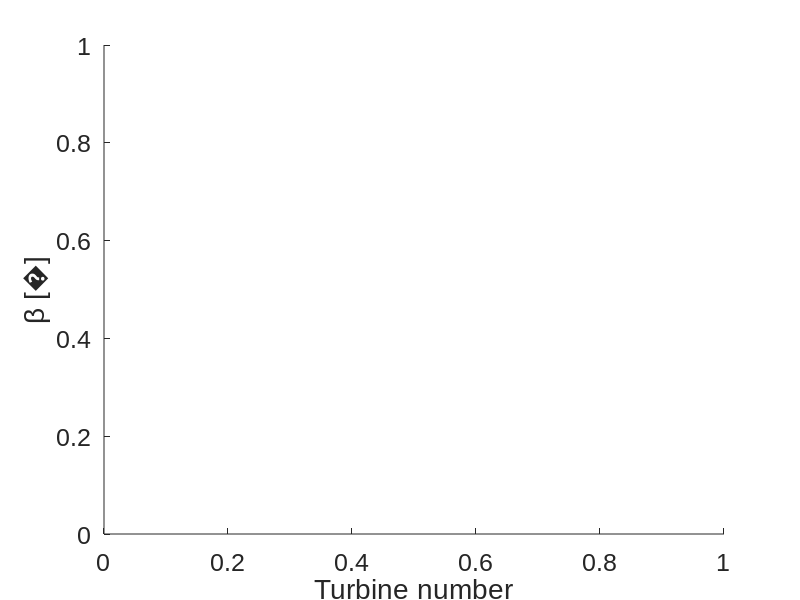

The MATLAB script that drew this image: (Note: this script raises an error after producing the figure.)
%Script to plot the results from studying the effect of the initial point.
close all
clear all

cd 'C:\Users\mfram\Documents\GitHub\wind-farm-control-thesis\results\optimisation'

intPoints = [0 1 2 3];

pitchSize = [0 0 0.5 0.7];
fontSize = 18;
lineWidth = 1.8;
markerSize = 8;

clrs = { 'b-*','b:o','b--d';'r-*','r:o','r--d';'k-*','k:o','k--d';'c-*','c:o','c--d' };
clrs2 = { 'b-o','r-o','k-o','c-o';'b--*','r--*','k--*','c--*' };
clrs3 = { 'b-*','r-*','k-*','c-*' };

%----------------------------------------------------------------------------------------------------------------------
%----------------------------------------------------------------------------------------------------------------------
%Figure to show beta vs turbine number, for all x0 & objectives.

figure('units','normalized','position',pitchSize)

set(gcf,'color','w'); %Set background color
set(gca, 'FontName', 'Arial'); %Set font type and size of axis labels
set(gca, 'FontSize', fontSize);

ylabel(['\beta [' char(176) ']']);
xlabel('Turbine number');

legend('Location','southoutside','NumColumns',4);
legend('boxoff');

for i = 1:length(intPoints)
    wrkspace = ['opt_x0_' num2str(intPoints(i)) '.mat'];
    load(wrkspace)

    hold on

    for j = 1:length(objs)
        curStruct = struct_x0.resultArray{j};

        x = curStruct.turbineNumber;
        y = curStruct.pitchSettings;

        lgdEntry = ['x_{0}^{' num2str(intPoints(i)) '}, obj=' num2str(objs(j))];

        plot(x,y,clrs{i,j},'LineWidth', lineWidth,'MarkerSize',markerSize,'DisplayName',lgdEntry);

        legend('-DynamicLegend')
    end

    hold off

    xticks(curStruct.turbineNumber);
end

print('opt_varyIntpoint_betaVsTurbine','-depsc');

%----------------------------------------------------------------------------------------------------------------------
%----------------------------------------------------------------------------------------------------------------------
%Figure to show turbine power vs turbine number, for all x0 & objectives.

figure('units','normalized','position',pitchSize)

set(gcf,'color','w'); %Set background color
set(gca, 'FontName', 'Arial'); %Set font type and size of axis labels
set(gca, 'FontSize', fontSize);

ylabel('Average power [kW]')
xlabel('Turbine number');

legend('Location','southoutside','NumColumns',4);
legend('boxoff');

for i = 1:length(intPoints)
    wrkspace = ['opt_x0_' num2str(intPoints(i)) '.mat'];
    load(wrkspace)

    hold on

    for j = 1:length(objs)
        curStruct = struct_x0.resultArray{j};

        x = curStruct.turbineNumber;
        y = curStruct.turbinePower;

        lgdEntry = ['x_{0}^{' num2str(intPoints(i)) '}, obj=' num2str(objs(j))];

        plot(x,y,clrs{i,j},'LineWidth', lineWidth,'MarkerSize',markerSize,'DisplayName',lgdEntry);

        legend('-DynamicLegend')
    end

    hold off

    xticks(curStruct.turbineNumber);
end

print('opt_varyIntpoint_powerVsTurbine','-depsc');

%----------------------------------------------------------------------------------------------------------------------
%----------------------------------------------------------------------------------------------------------------------
%Figure to show turbine loads vs turbine number, for all x0 & objectives.

figure('units','normalized','position',pitchSize)

set(gcf,'color','w'); %Set background color
set(gca, 'FontName', 'Arial'); %Set font type and size of axis labels
set(gca, 'FontSize', fontSize);

ylabel('\sigma_{BM} [Nm]')
xlabel('Turbine number');

legend('Location','southoutside','NumColumns',4);
legend('boxoff');

for i = 1:length(intPoints)
    wrkspace = ['opt_x0_' num2str(intPoints(i)) '.mat'];
    load(wrkspace)

    hold on

    for j = 1:length(objs)
        curStruct = struct_x0.resultArray{j};

        x = curStruct.turbineNumber;
        y = curStruct.turbineLoads;

        lgdEntry = ['x_{0}^{' num2str(intPoints(i)) '}, obj=' num2str(objs(j))];

        plot(x,y,clrs{i,j},'LineWidth', lineWidth,'MarkerSize',markerSize,'DisplayName',lgdEntry);

        legend('-DynamicLegend')
    end

    hold off

    xticks(curStruct.turbineNumber);
end

print('opt_varyIntpoint_loadsVsTurbine','-depsc');

%----------------------------------------------------------------------------------------------------------------------
%----------------------------------------------------------------------------------------------------------------------
%Figure to plot deltaP & deltaL.

figure('units','normalized','position',pitchSize)

set(gcf,'color','w'); %Set background color
set(gca, 'FontName', 'Arial'); %Set font type and size of axis labels
set(gca, 'FontSize', fontSize);

legend('Location','southoutside','NumColumns',4);
legend('boxoff');

x = objs;

hold on

for i = 1:length(intPoints)
    wrkspace = ['opt_x0_' num2str(intPoints(i)) '.mat'];
    load(wrkspace)

    yyaxis left

    ylabel('\Delta P [%]');
    set(gca,'ycolor','k'); 

    y = struct_x0.deltaPArray;
    lgdEntry = ['\Delta P [%], x_{0}^{' num2str(intPoints(i)) '}' ];
    plot(x,y,clrs2{1,i},'LineWidth', lineWidth,'MarkerSize',markerSize,'DisplayName',lgdEntry);
    legend('-DynamicLegend')

    yyaxis right

    ylabel('\Delta L [%]');
    set(gca,'ycolor','k'); 
    ylim([-0.95 -0.80]);

    y = struct_x0.deltaLArray;
    lgdEntry = ['\Delta L [%], x_{0}^{' num2str(intPoints(i)) '}' ];
    plot(x,y,clrs2{2,i},'LineWidth', lineWidth,'MarkerSize',markerSize,'DisplayName',lgdEntry);
    legend('-DynamicLegend')

end

hold off

xlim([1 3]);
xticks(objs);
xlabel('Optimisation objective')
xticklabels({'Maximise power','Minimise loads','Mixed'});

print('opt_varyIntpoint_deltaPVsAlg','-depsc');

%----------------------------------------------------------------------------------------------------------------------
%----------------------------------------------------------------------------------------------------------------------
%Figure to plot elapsedTime

figure('units','normalized','position',pitchSize)

set(gcf,'color','w'); %Set background color
set(gca, 'FontName', 'Arial'); %Set font type and size of axis labels
set(gca, 'FontSize', fontSize);

legend('Location','southoutside','NumColumns',4);
legend('boxoff');

x = objs;

hold on

for i = 1:length(intPoints)
    wrkspace = ['opt_x0_' num2str(intPoints(i)) '.mat'];
    load(wrkspace)

    y = duration/3600;
    lgdEntry = ['x_{0}^{' num2str(intPoints(i)) '}'];
    plot(x,y,clrs3{i},'LineWidth', lineWidth,'MarkerSize',markerSize,'DisplayName',lgdEntry);
    legend('-DynamicLegend')

end

hold off

ylabel('Elapsed time [h]');

xlim([1 3]);
xticks(objs);
xlabel('Optimisation objective')
xticklabels({'Maximise power','Minimise loads','Mixed'});

print('opt_varyIntpoint_elapsedTime','-depsc');